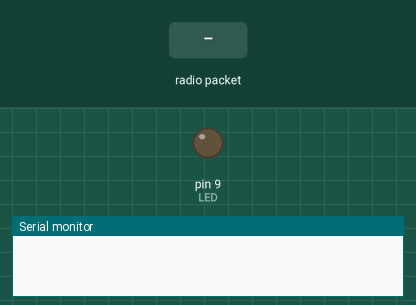
This sketch was run on a simulated Arduino Uno, built with avr-gcc and run on an emulated ATmega328P. Shown: output pins drawn as LEDs (lit = HIGH), the last lines printed to the serial monitor. The inputs (shaded band) are chosen by the test bench. No radio packets arrive unless stated.

Above: at 1.3 s.
1.4 s: radio packet "1" arrives
At 1.5 s:
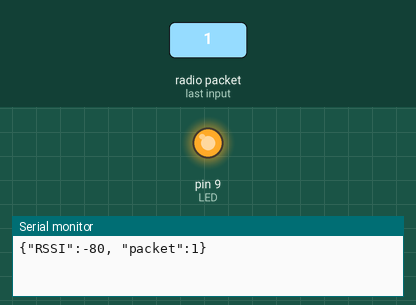
Timing chart, 0 to 4.4 s (numbered marks = the images above; inputs shaded):
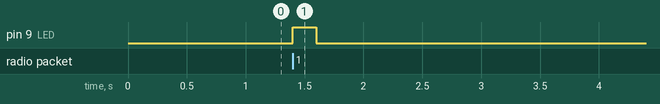

The sketch:

moteino_lora_rx.ino
```cpp
// Feather9x_RX
// -*- mode: C++ -*-
// Example sketch showing how to create a simple messaging client (receiver)
// with the RH_RF95 class. RH_RF95 class does not provide for addressing or
// reliability, so you should only use RH_RF95 if you do not need the higher
// level messaging abilities.
// It is designed to work with the other example Feather9x_TX

#include <SPI.h>
#include <RH_RF95.h>


// Change to 434.0 or other frequency, must match RX's freq!
#define RF95_FREQ 868.0

// Singleton instance of the radio driver
RH_RF95 rf95;

// Blinky on receipt
#define LED 9

void setup()
{
  pinMode(LED, OUTPUT);
//  pinMode(RFM95_RST, OUTPUT);
//  digitalWrite(RFM95_RST, HIGH);

  while (!Serial);
  Serial.begin(9600);
  delay(100);

  //Serial.println("Feather LoRa RX Test!");

  // manual reset
  //digitalWrite(RFM95_RST, LOW);
  //delay(10);
  //digitalWrite(RFM95_RST, HIGH);
  //delay(10);

  while (!rf95.init()) {
    //Serial.println("LoRa radio init failed");
    while (1);
  }
 // Serial.println("LoRa radio init OK!");

  // Defaults after init are 434.0MHz, modulation GFSK_Rb250Fd250, +13dbM
  if (!rf95.setFrequency(RF95_FREQ)) {
    Serial.println("setFrequency failed");
    while (1);
  }
  //Serial.print("Set Freq to: "); Serial.println(RF95_FREQ);

  // Defaults after init are 434.0MHz, 13dBm, Bw = 125 kHz, Cr = 4/5, Sf = 128chips/symbol, CRC on

  // The default transmitter power is 13dBm, using PA_BOOST.
  // If you are using RFM95/96/97/98 modules which uses the PA_BOOST transmitter pin, then
  // you can set transmitter powers from 5 to 23 dBm:
  rf95.setTxPower(23, false);


}

void loop()
{


  if (rf95.available())
  {
    // Should be a message for us now
    uint8_t buf[RH_RF95_MAX_MESSAGE_LEN];
    uint8_t len = sizeof(buf);

    //Serial.println("trying");

    if (rf95.recv(buf, &len))
    {

      //RH_RF95::printBuffer("Received: ", buf, len);

      Serial.print("\{\"RSSI\":");

     Serial.print(rf95.lastRssi(), DEC);

      Serial.print(", \"packet\":"); // CSV

      Serial.print((char*)buf);

     Serial.println("\}");

      digitalWrite(LED,HIGH);
    delay(200);
    digitalWrite(LED, LOW);

    }
    else
    {
      Serial.println("Receive failed");
    }
  }
}
```

Measured:
- after the input at 1.4 s, pin 9 (LED): LOW → HIGH at once, → LOW 0.20 s later
